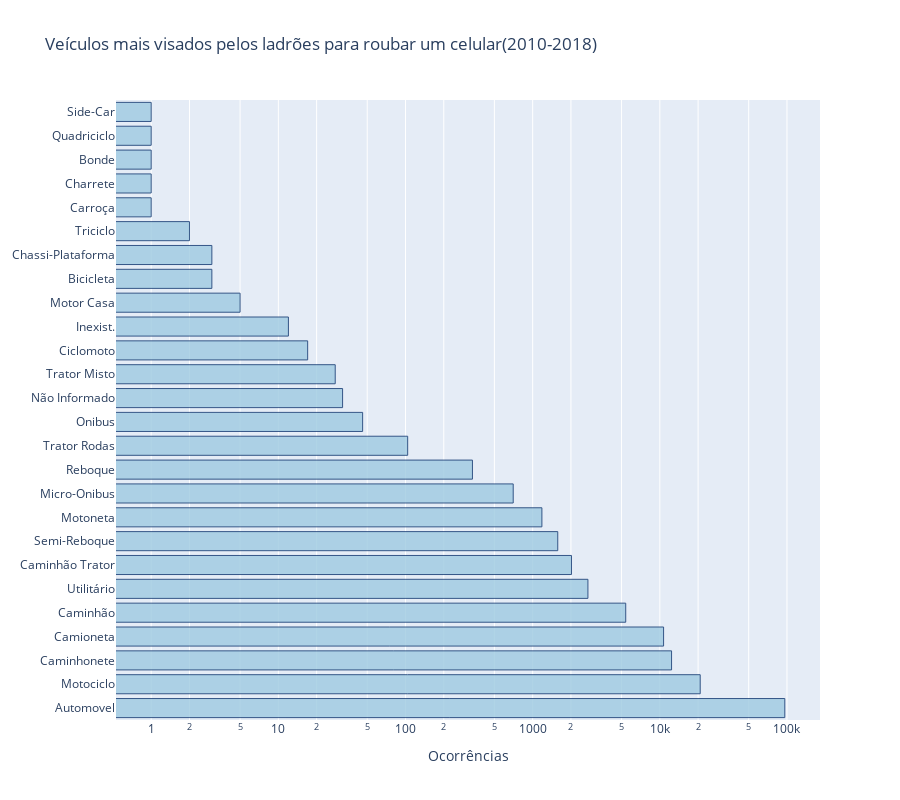

The notebook cell this image was saved under:
### Code cell
# FILTRANDO DADOS DE 2018

data = dataset.copy()

# PLOT

trace = [go.Bar(
            y = data['DESCR_TIPO_VEICULO'].value_counts().index,
            x = data['DESCR_TIPO_VEICULO'].value_counts().values,
            orientation='h',
            textposition = 'auto',
            marker=dict(
                color='rgb(158,202,225)',
                line=dict(
                    color='rgb(8,48,107)',
                    width=1,
                    )
                ),
            opacity=0.8
)]
           
layout = go.Layout(
    height=800,
    title='Veículos mais visados pelos ladrões para roubar um celular(2010-2018)',
    xaxis=dict(
        title = 'Ocorrências',
        type='log',
        ),
     yaxis=go.layout.YAxis(
     automargin=True
     )
)

fig = go.Figure(data=trace, layout=layout)

py.iplot(fig)

### Figure 1 — Plotly figure (JSON) as saved in the notebook; plotly's stock layout.template omitted (floating-point values rounded to 4 significant figures)
{"data": [{"marker": {"color": "rgb(158,202,225)", "line": {"color": "rgb(8,48,107)", "width": 1}}, "opacity": 0.8, "orientation": "h", "textposition": "auto", "type": "bar", "x": [96125, 20776, 12370, 10703, 5393, 2720, 2019, 1575, 1182, 703, 336, 104, 46, 32, 28, 17, 12, 5, 3, 3, 2, 1, 1, 1, 1, 1], "y": ["Automovel", "Motociclo", "Caminhonete", "Camioneta", "Caminhão", "Utilitário", "Caminhão Trator", "Semi-Reboque", "Motoneta", "Micro-Onibus", "Reboque", "Trator Rodas", "Onibus", "Não Informado", "Trator Misto", "Ciclomoto", "Inexist.", "Motor Casa", "Bicicleta", "Chassi-Plataforma", "Triciclo", "Carroça", "Charrete", "Bonde", "Quadriciclo", "Side-Car"]}], "layout": {"height": 800, "title": {"text": "Veículos mais visados pelos ladrões para roubar um celular(2010-2018)"}, "xaxis": {"title": {"text": "Ocorrências"}, "type": "log"}, "yaxis": {"automargin": true}}}
